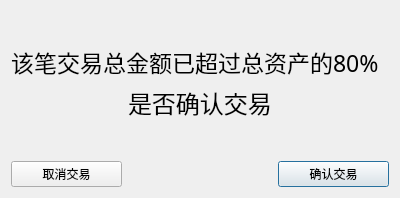
<?xml version="1.0" encoding="UTF-8"?>
<ui version="4.0">
 <class>RiskNotice</class>
 <widget class="QDialog" name="RiskNotice">
  <property name="geometry">
   <rect>
    <x>0</x>
    <y>0</y>
    <width>400</width>
    <height>198</height>
   </rect>
  </property>
  <property name="windowTitle">
   <string>Dialog</string>
  </property>
  <layout class="QGridLayout" name="gridLayout">
   <item row="4" column="2">
    <widget class="QPushButton" name="confirmButton">
     <property name="text">
      <string>确认交易</string>
     </property>
    </widget>
   </item>
   <item row="4" column="0">
    <widget class="QPushButton" name="cancelButton">
     <property name="text">
      <string>取消交易</string>
     </property>
    </widget>
   </item>
   <item row="1" column="0" colspan="3">
    <widget class="QLabel" name="label">
     <property name="font">
      <font>
       <family>华文新魏</family>
       <pointsize>17</pointsize>
      </font>
     </property>
     <property name="text">
      <string>该笔交易总金额已超过总资产的80%</string>
     </property>
    </widget>
   </item>
   <item row="3" column="1">
    <spacer name="verticalSpacer">
     <property name="orientation">
      <enum>Qt::Vertical</enum>
     </property>
     <property name="sizeHint" stdset="0">
      <size>
       <width>20</width>
       <height>40</height>
      </size>
     </property>
    </spacer>
   </item>
   <item row="2" column="1">
    <widget class="QLabel" name="label_2">
     <property name="font">
      <font>
       <family>华文新魏</family>
       <pointsize>18</pointsize>
      </font>
     </property>
     <property name="text">
      <string>是否确认交易</string>
     </property>
    </widget>
   </item>
   <item row="0" column="1">
    <spacer name="verticalSpacer_2">
     <property name="orientation">
      <enum>Qt::Vertical</enum>
     </property>
     <property name="sizeHint" stdset="0">
      <size>
       <width>20</width>
       <height>40</height>
      </size>
     </property>
    </spacer>
   </item>
  </layout>
 </widget>
 <resources/>
 <connections/>
</ui>
